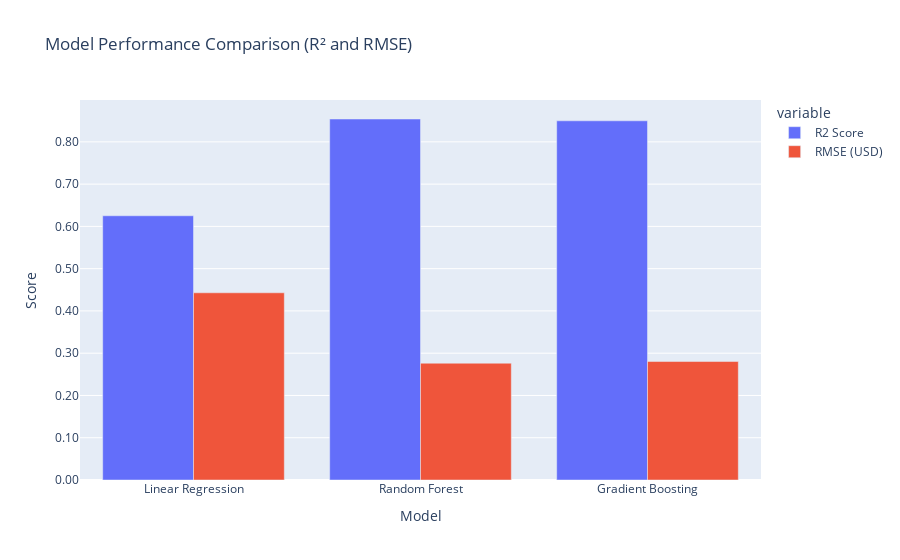

The notebook cell saved with this chart:
### Code cell
# Evaluate models
lr_r2 = r2_score(y_test, lr_pred)
lr_rmse = np.sqrt(mean_squared_error(y_test, lr_pred))

rf_r2 = r2_score(y_test, rf_pred)
rf_rmse = np.sqrt(mean_squared_error(y_test, rf_pred))

gb_r2 = r2_score(y_test, gb_pred)
gb_rmse = np.sqrt(mean_squared_error(y_test, gb_pred))

# Comparison plot
comparison_df = pd.DataFrame({
    "Model": ["Linear Regression", "Random Forest", "Gradient Boosting"],
    "R2 Score": [lr_r2, rf_r2, gb_r2],
    "RMSE (USD)": [lr_rmse, rf_rmse, gb_rmse]
})

plot_df = comparison_df.melt(id_vars="Model", value_name="Score")

fig = px.bar(plot_df, x="Model", y="Score", color="variable", barmode="group",
             title="Model Performance Comparison (R² and RMSE)")
fig.update_layout(yaxis_title="Score", yaxis_tickformat=".2f")
fig.show()

### Figure 1 — Plotly figure (JSON) as saved in the notebook; plotly's stock layout.template omitted (floating-point values rounded to 4 significant figures)
{"data": [{"alignmentgroup": "True", "hovertemplate": "variable=R2 Score<br>Model=%{x}<br>Score=%{y}<extra></extra>", "legendgroup": "R2 Score", "marker": {"color": "#636efa", "pattern": {"shape": ""}}, "name": "R2 Score", "offsetgroup": "R2 Score", "orientation": "v", "showlegend": true, "textposition": "auto", "type": "bar", "x": ["Linear Regression", "Random Forest", "Gradient Boosting"], "xaxis": "x", "y": [0.6251, 0.8541, 0.8498], "yaxis": "y"}, {"alignmentgroup": "True", "hovertemplate": "variable=RMSE (USD)<br>Model=%{x}<br>Score=%{y}<extra></extra>", "legendgroup": "RMSE (USD)", "marker": {"color": "#EF553B", "pattern": {"shape": ""}}, "name": "RMSE (USD)", "offsetgroup": "RMSE (USD)", "orientation": "v", "showlegend": true, "textposition": "auto", "type": "bar", "x": ["Linear Regression", "Random Forest", "Gradient Boosting"], "xaxis": "x", "y": [0.4429, 0.2763, 0.2803], "yaxis": "y"}], "layout": {"barmode": "group", "legend": {"title": {"text": "variable"}, "tracegroupgap": 0}, "title": {"text": "Model Performance Comparison (R² and RMSE)"}, "xaxis": {"anchor": "y", "domain": [0, 1], "title": {"text": "Model"}}, "yaxis": {"anchor": "x", "domain": [0, 1], "tickformat": ".2f", "title": {"text": "Score"}}}}
